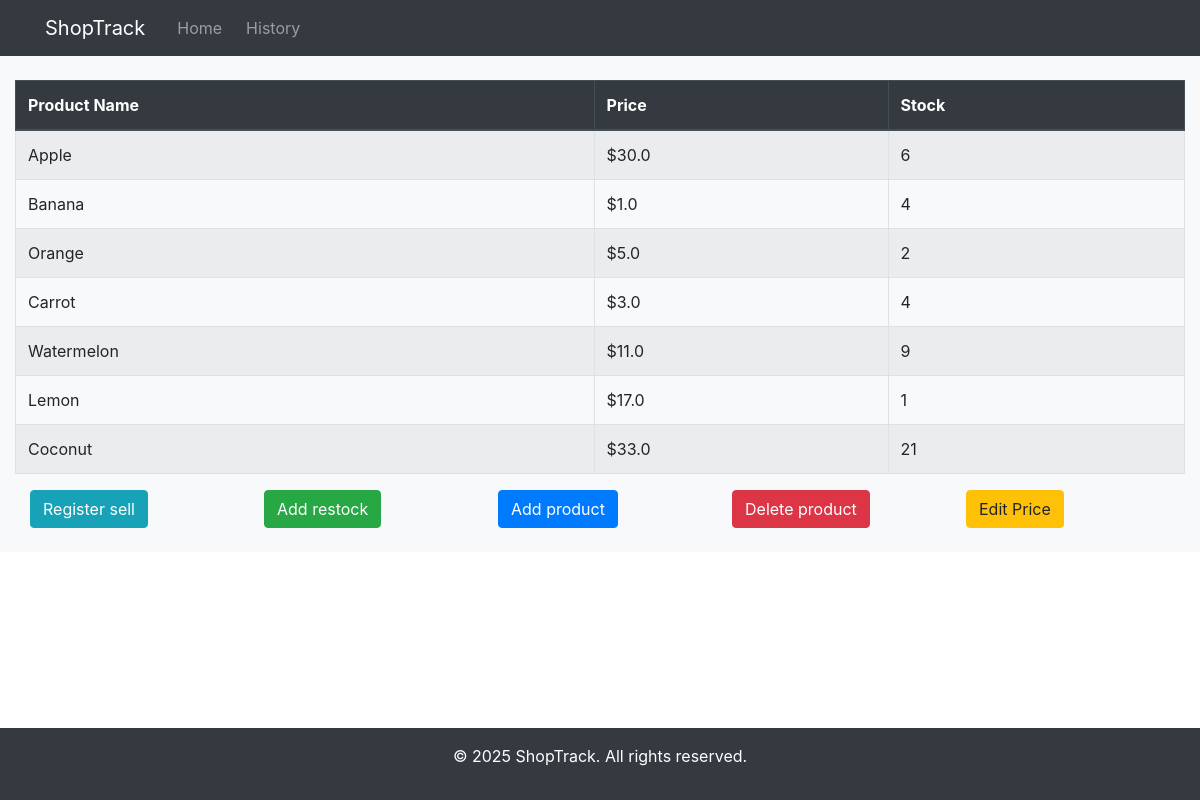
/products, run on an earlier commit of the app's database.
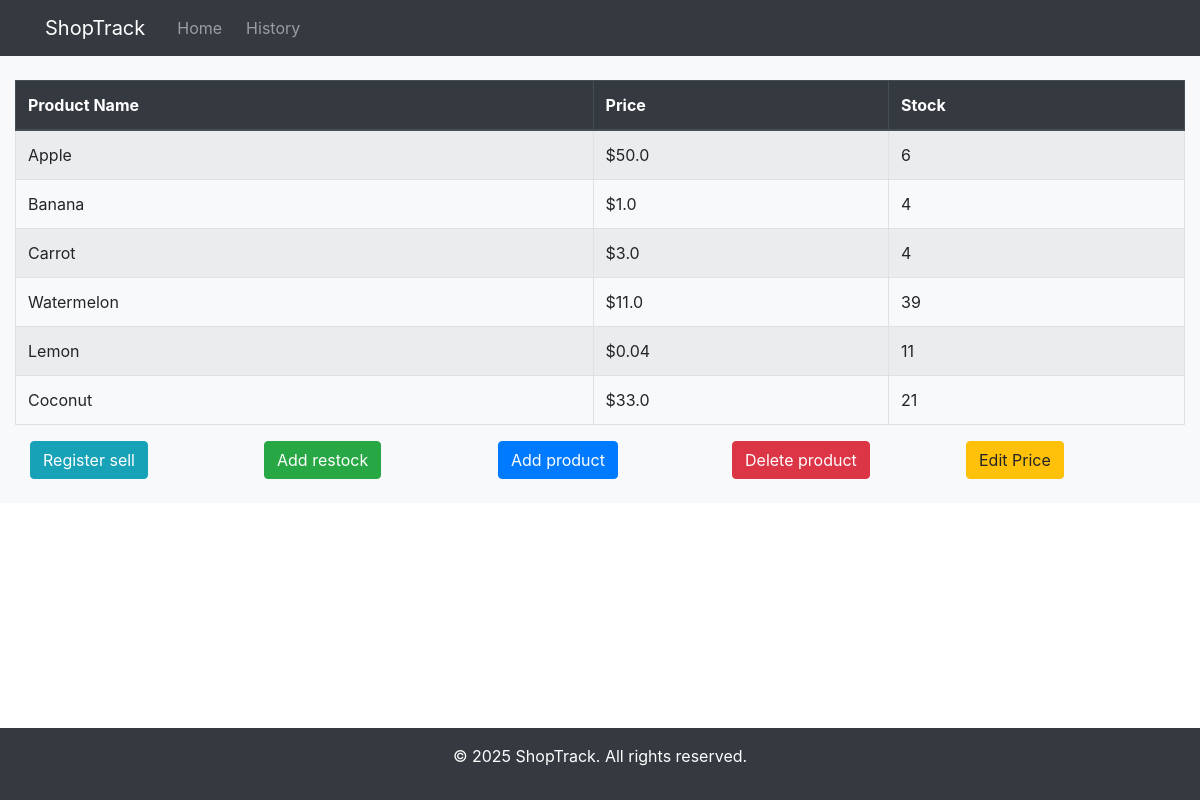
And on a later commit of the database.
### tables this page shows
CREATE TABLE products (
    id INTEGER PRIMARY KEY AUTOINCREMENT,
    name TEXT NOT NULL,
    description TEXT,
    price REAL NOT NULL,
    stock INTEGER NOT NULL
);

### app.py (the view)
@app.route('/products', methods=['GET'])
def products():
    db = get_db()
    products = db.execute('SELECT * FROM products').fetchall()
    return render_template('products.html', products=products)

### app.py (called while the page is built)
def get_db():
    if 'db' not in g:
        g.db = sqlite3.connect(DATABASE)
        g.db.row_factory = sqlite3.Row
    return g.db

### templates/products.html (shortened to what this page needs)
{% extends "base.html" %}
{% block content %}
    <div class="container-fluid bg-light py-4">
        <table class="table table-striped table-bordered">
            <thead class="thead-dark">
                <tr>
                    <th>Product Name</th>
                    <th>Price</th>
                    <th>Stock</th>
                </tr>
            </thead>
            <tbody>
                {% for product in products %}
                    <tr>
                        <td>{{ product.name }}</td>
                        <td>${{ product.price }}</td>
                        <td>{{ product.stock }}</td>
                    </tr>
                {% endfor %}
            </tbody>
        </table>
        <div class="container-fluid">
            <div class="row">
                <div class="col">
                    <form method="get" action="/sell">
                        <button type="submit" class="btn btn-info">Register sell</button>
                    </form>
                </div>
                <div class="col">
                    <form method="get" action="/restock">
                        <button type="submit" class="btn btn-success">Add restock</button>
                    </form>
                </div>
                <div class="col">
                    <form method="get" action="/add_product">
                        <button type="submit" class="btn btn-primary">Add product</button>
                    </form>
                </div>
                <div class="col">
                    <form method="get" action="/delete_product">
                        <button type="submit" class="btn btn-danger">Delete product</button>
                    </form>
                </div>
                <div class="col">
                    <form method="get" action="/edit_price">
                        <button type="submit" class="btn btn-warning">Edit Price</button>
                    </form>
                </div>
            </div>
        </div>
    </div>
{% endblock %}

What changed in the data, as far as the page shows it:
removed products: name "Orange", price "5.0", stock "2"
changed products "Apple": price "30.0" → "50.0"
changed products "Watermelon": stock "9" → "39"
changed products "Lemon": price "17.0" → "0.04"; stock "1" → "11"
